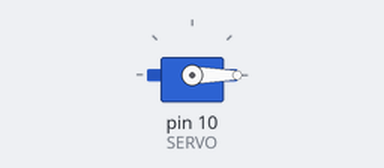
A sketch run on a simulated Arduino Uno, built with avr-gcc and run on an emulated ATmega328P. On the bench: servo.

Above: at 0.1 s.
At 1.6 s:
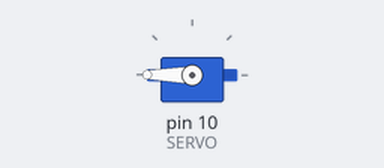
Timing chart, 0 to 3.1 s (numbered marks = the images above):
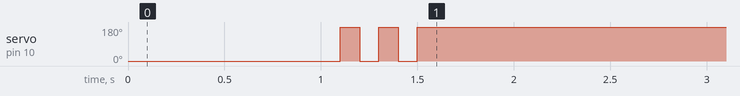

The sketch:

17_servo_cntl.ino
```cpp
#include <Servo.h>

const int SERVO = 10;
Servo servo;

void setup() {
  // put your setup code here, to run once:
  servo.attach(SERVO,544,2500);
  servo.write(0);

  delay(1000);

  for(int cnt=0; cnt<3; cnt++){
    servo.write(0);
    delay(100);
    servo.write(180);
    delay(100);
  }

  servo.detach();
}

void loop() {
  // put your main code here, to run repeatedly:


}
```
